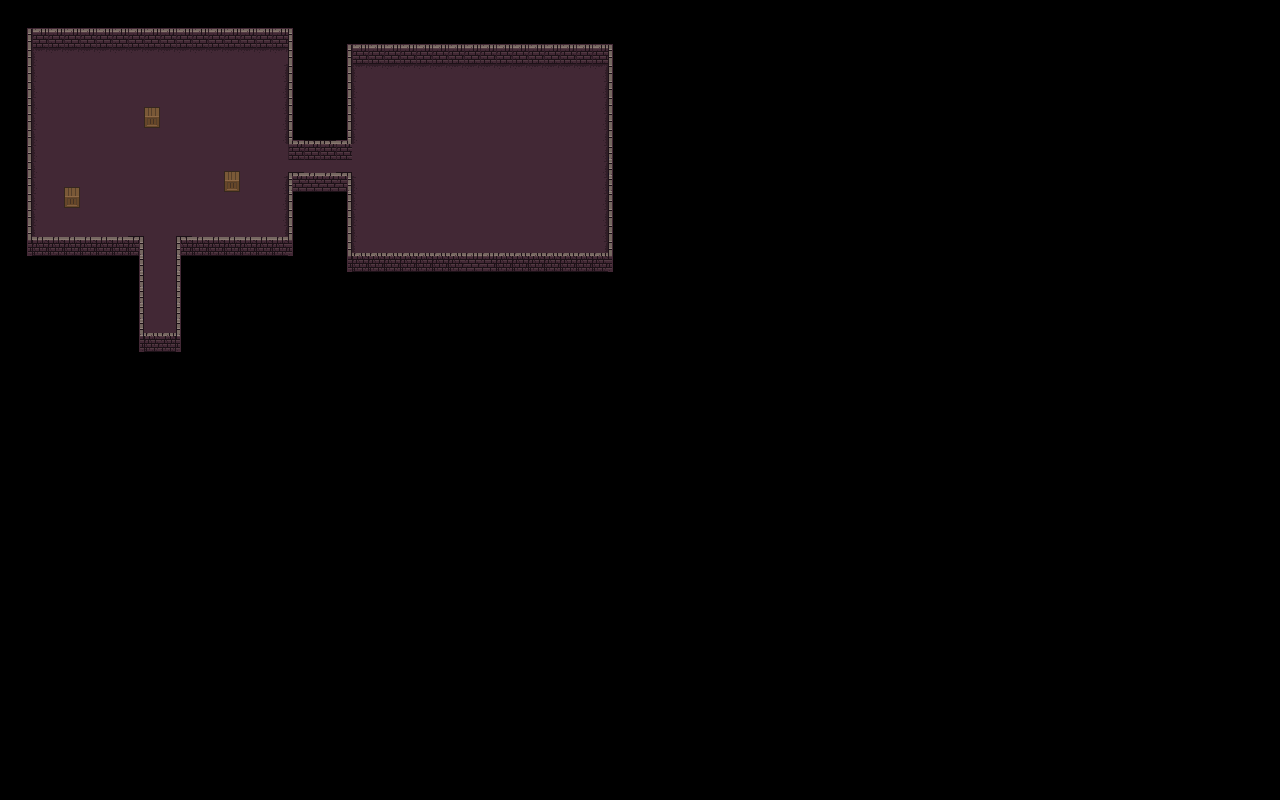

A 2D game scene composited from a Tiled map and its tileset images. What follows is a short description and the map's XML, with each tile layer's data collapsed to a summary:
An orthogonal 80x50 tile map with 16x16 px tiles, 2 tile layers (Layer2, Layer1).

<map version="1.10" tiledversion="1.11.2" orientation="orthogonal" renderorder="right-down" width="80" height="50" tilewidth="16" tileheight="16" infinite="0" nextlayerid="6" nextobjectid="1">
 <editorsettings>
  <export target="map1.lua" format="lua" />
 </editorsettings>
 <tileset firstgid="1" name="test" tilewidth="16" tileheight="16" tilecount="512" columns="32">
  <image source="tileset.png" width="512" height="256" />
 </tileset>
 <layer id="4" name="Layer2" width="80" height="50">
  <data>[4000 cells, 555 non-empty, 20 distinct tile ids]</data>
 </layer>
 <layer id="5" name="Layer1" width="80" height="50">
  <data>[4000 cells, 71 non-empty, 16 distinct tile ids]</data>
 </layer>
</map>
